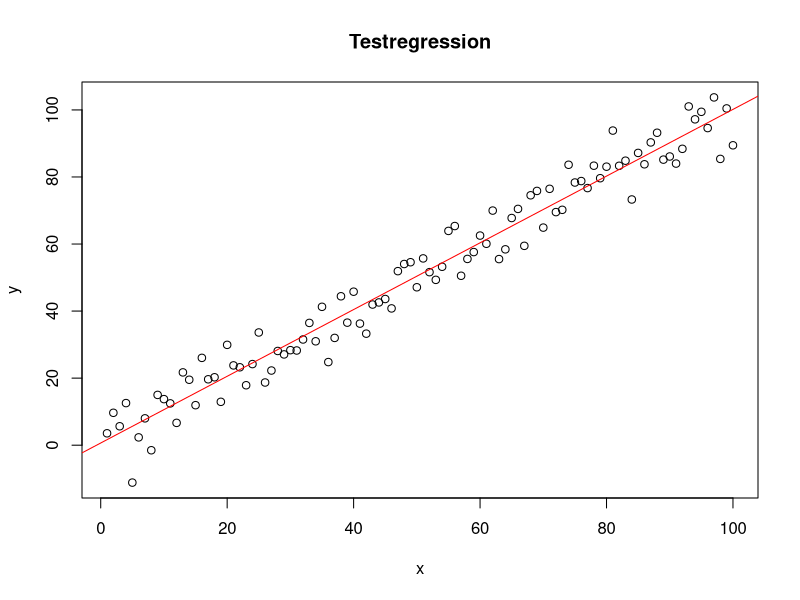

Write the R code that produced this figure.
#####################
#### Test-Script ####
#####################

x <- seq(1,100, 1)
y <- x +  rnorm(100, mean = 0 , sd = 5) 

model1 <- lm(y ~ x)

summary(model1)

plot(x,y)
abline(model1, col="red", xlab = "X", ylab = "Y")
title("Testregression")

### Second Commit...

# adding new variables 

bar <- diag(3)

foo <- seq(100,1, -5)

baz <- foo^2 ### good job

